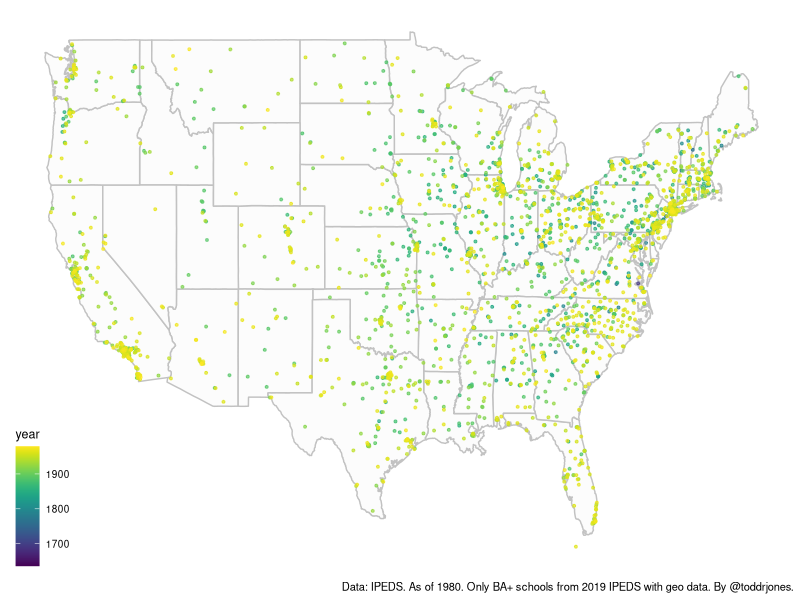

This chart was generated by the following R code:
## ---- chunk 1

library(tidyverse)
library(ggplot2)
library(dplyr)
library(gganimate)
library(ggthemes)
library(viridis)

#read in data
data1980 <- read.csv("files/ic1980.csv")
data2019 <- read.csv("files/hd2019.csv")

#rename variable
names(data2019)[1] <- "unitid"

#merge the two files together
data <- merge(data1980, data2019, by="unitid")

#keep only BS and higher institutions
data <- data %>% mutate(var1=ifelse(INSTCAT==1|INSTCAT==2, 1, 0))

#keep only public and private (exclude for profit)
#in original version, there are 28 for profits
data <- data %>% filter(control!=0)

#keep selected columns
data <- data[,c("INSTNM", "unitid", "estmoyr",
				"LONGITUD", "LATITUDE", "control")]

#change a couple variable names
names(data)[4] <- "longitude"
names(data)[5] <- "latitude"

#drop the ones missing year
data <- data %>% drop_na(estmoyr)

#extract last four digits, which is year
data$year <- sub('.*(\\d{4}).*', '\\1', data$estmoyr)

#sort by year (just to be able to better see the data)
data <- data %>% arrange(year)

#get rid of observations outside of map area
data <- filter(data, data$longitude>-125.5)
data <- filter(data, data$longitude< -66)
data <- filter(data, data$latitude >23.5 & data$latitude < 49.5)

#change the data type of a couple of variables
data$year <- as.integer(data$year)
data$control <- as.factor(data$control)

ggplot(data, aes(x = longitude, y = latitude, color=year)) +
	borders("state", colour = "gray76", fill = "gray99") +
	theme_map() +
	geom_point(alpha = .7, size=.7, show.legend = TRUE)	+
	scale_color_viridis() +
	labs(caption = "Data: IPEDS. As of 1980. Only BA+ schools from 2019 IPEDS with geo data. By @toddrjones.")+
	theme(plot.title = element_text(hjust = 0.5)) +
	theme(plot.subtitle = element_text(size=16, hjust = 0.5, vjust=-4)) +
	theme(plot.title = element_text(size=16)) +
	theme(plot.caption = element_text(size=8))
## ---- chunk 2
library(tidyverse)
library(ggplot2)
library(dplyr)
library(gganimate)
library(ggthemes)
## ---- chunk 3
#read in data
data1980 <- read.csv("files/ic1980.csv")
data2019 <- read.csv("files/hd2019.csv")

#rename variable
names(data2019)[1] <- "unitid"

#merge the two files together
data <- merge(data1980, data2019, by="unitid")

#keep only BS and higher institutions
data <- data %>% mutate(var1=ifelse(INSTCAT==1|INSTCAT==2, 1, 0))

#keep only public and private (exclude for profit)
#in original version, there are 28 for profits
data <- data %>% filter(control!=0)

#keep selected columns
data <- data[,c("INSTNM", "unitid", "estmoyr",
				"LONGITUD", "LATITUDE", "control")]

#change a couple variable names
names(data)[4] <- "longitude"
names(data)[5] <- "latitude"

#drop the ones missing year
data <- data %>% drop_na(estmoyr)

#extract last four digits, which is year
data$year <- sub('.*(\\d{4}).*', '\\1', data$estmoyr)

#sort by year (just to be able to better see the data)
data <- data %>% arrange(year)

#get rid of observations outside of map area
data <- filter(data, data$longitude>-125.5)
data <- filter(data, data$longitude< -66)
data <- filter(data, data$latitude >23.5 & data$latitude < 49.5)

#change the data type of a couple of variables
data$year <- as.integer(data$year)
data$control <- as.factor(data$control)
## ---- chunk 4
map <- ggplot(data, aes(x = longitude, y = latitude, group=unitid)) +
	borders("state", colour = "gray76", fill = "gray97") +
	theme_map() +
	geom_point(alpha = .5, colour = "black", size=1, show.legend = FALSE)	+
	labs(caption = "Data: IPEDS. As of 1980. Only BA+ schools from 2019 IPEDS with geo data. By @toddrjones.")+
	theme(plot.title = element_text(hjust = 0.5)) +
	theme(plot.subtitle = element_text(size=16, hjust = 0.5, vjust=-4)) +
	transition_time(year) +	
	labs(subtitle = paste('Year: {frame_time}')) +	
	shadow_mark(colour = '#0072CE', size=4, alpha=.6) +
	theme(plot.title = element_text(size=16)) +
	theme(plot.caption = element_text(size=8))
	
#Note that you can save as a .gif file by doing something along the lines of:
#anim_save("colleges.gif", map, end_pause=15, width = 600, 
#     height = 400, duration=17, nframes=400)

map
